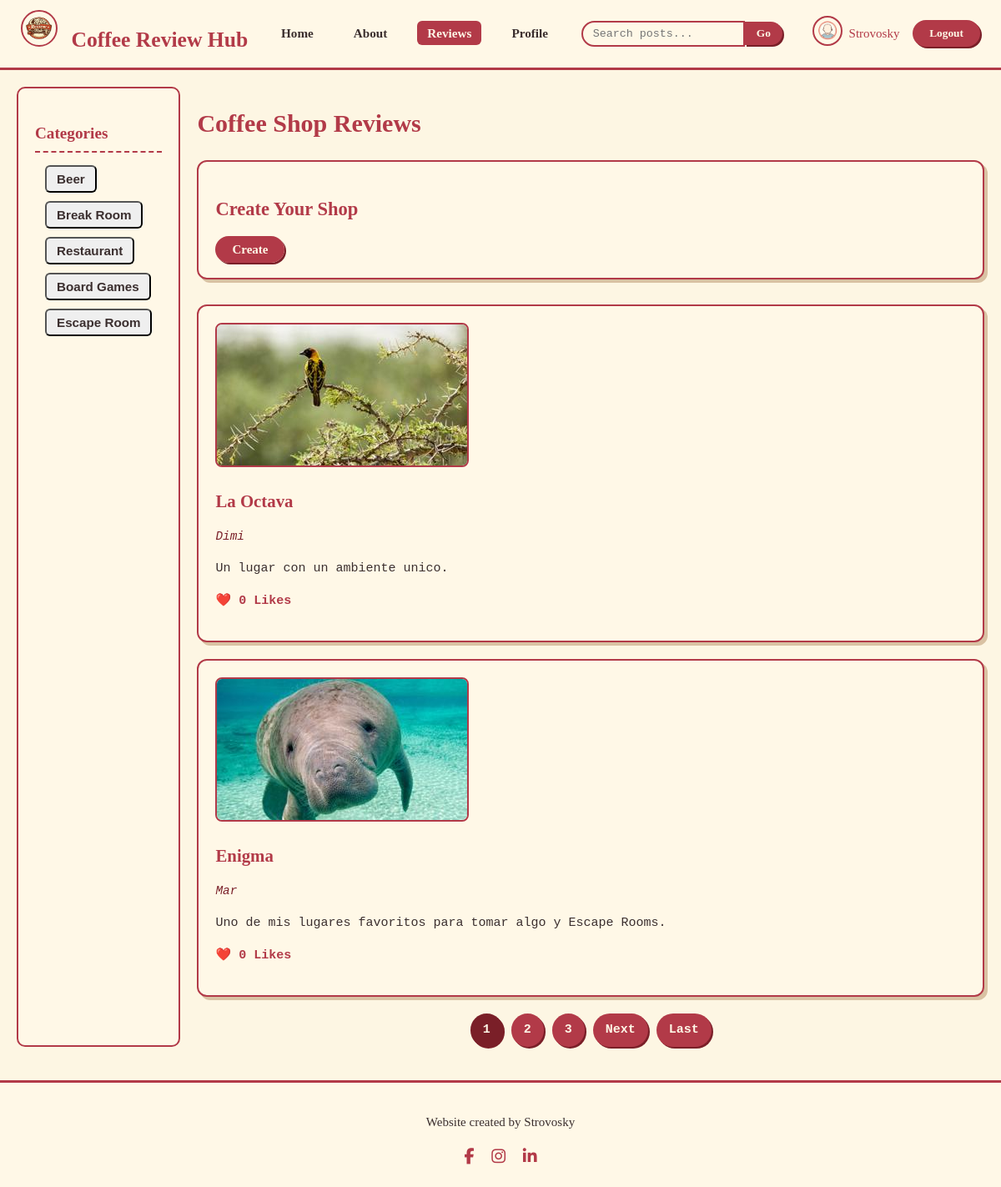
Page /places/ (signed in) on the earlier database version.
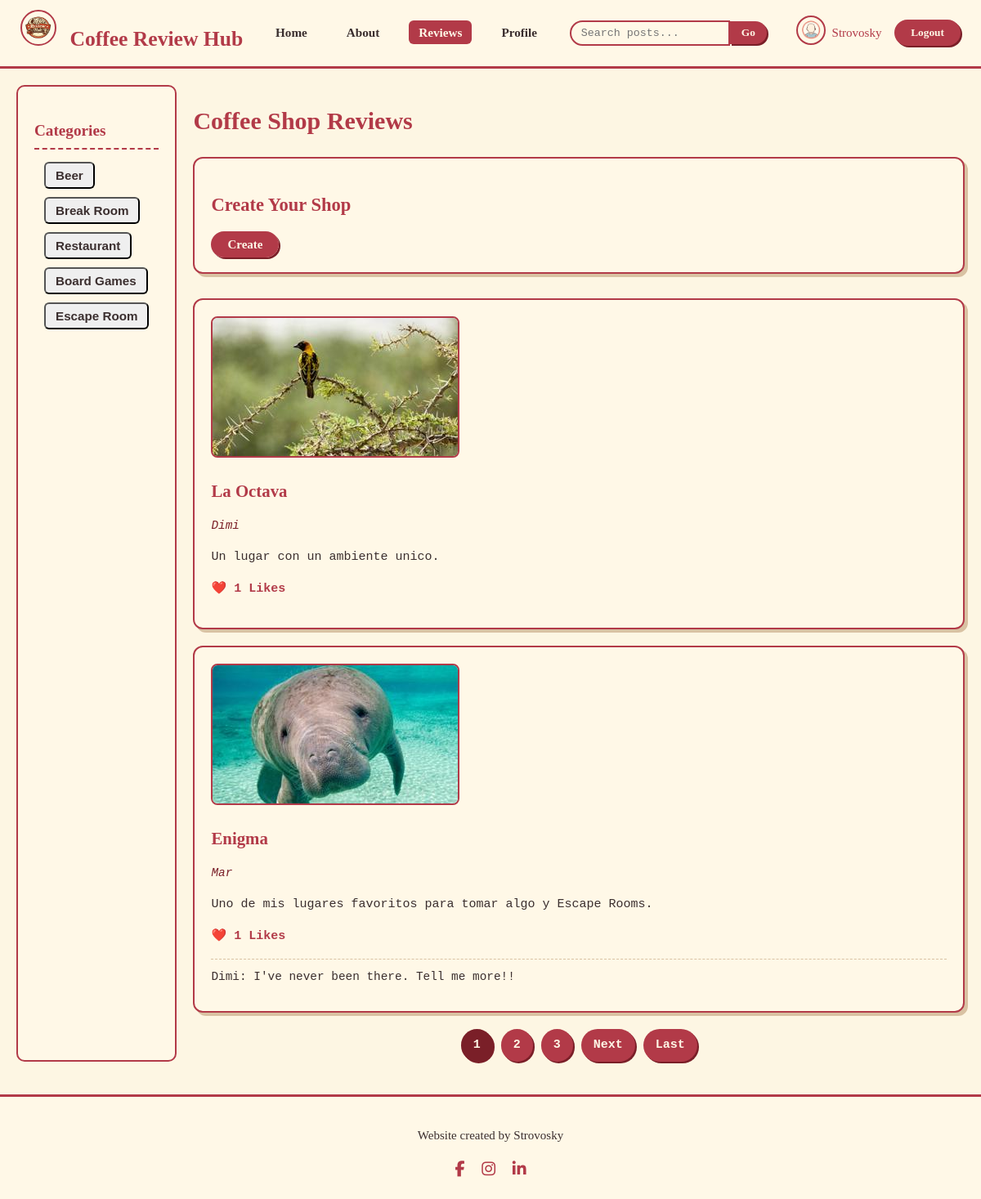
Same page on the later database version.
### blog/models.py (models this page shows, shortened)
class Category(Model):
    name = CharField(verbose_name="Name", max_length=100)
    place = ManyToManyField(to=Place, verbose_name="Place")

class Place(Model):
    user = ForeignKey(to=User, on_delete=SET_NULL, null=True, blank=True)
    name = CharField(verbose_name="Name", max_length=100, unique=True)
    address = CharField(verbose_name="Address", max_length=150, null=True, blank=True)
    phone = IntegerField(verbose_name="Telephone", null=True, blank=True)
    description = TextField(verbose_name="Description", max_length=1000)
    image = ImageField(default="default_place.png", upload_to="place_pics")

class Like(Model):
    place = ForeignKey(to=Place, on_delete=CASCADE, null=True)
    review = ForeignKey(to=Review, on_delete=CASCADE, null=True)
    user = ForeignKey(to=User, on_delete=CASCADE)

class Review(Model):
    user = ForeignKey(to=User, on_delete=SET_NULL, null=True, blank=True)
    place = ForeignKey(to=Place, on_delete=CASCADE)
    description = TextField(verbose_name="Description", max_length=500)

### blog/views.py (the view)
class PlaceListView(LoginRequiredMixin, ListView):
    model = Place
    template_name = "blog/places.html"
    context_object_name = "places"
    ordering = ["-id"]
    paginate_by = 2
    def get_queryset(self):
        qs = super().get_queryset()
        word = self.request.GET.get("search_word")
        category = self.request.GET.get("category_opt")
        if word:
            qs = qs.filter(name__icontains=word)
        if category:
            qs = qs.filter(category__name=category)
        return qs
    def get_context_data(self, **kwargs):
        context = super().get_context_data(**kwargs)
        context["categories"] = Category.objects.all()
        return context

### blog/templates/blog/places.html (shortened to what this page needs)
{% extends 'blog/index.html' %}
{% load crispy_forms_tags %}
{% block navbar_buttons %}
  {% if user.is_authenticated %}
    <ul class="navbar-nav">
      <li><a class="nav-link" href="{% url 'blog_home' %}">Home</a></li>
      <li><a class="nav-link" href="{% url 'blog_about' %}">About</a></li>
      <li><a class="nav-link active" href="{% url 'blog_places' %}">Reviews</a></li>
      <li><a class="nav-link" href="{% url 'profile' user.id %}">Profile</a></li>
    </ul>
  {% else %}
    <ul class="navbar-nav">
      <li><a class="nav-link active" href="{% url 'blog_about' %}">About</a></li>
    </ul>
  {% endif %}
{% endblock navbar_buttons %}
{% block latest_posts %}
  <main class="posts">
    <h1 style="color:#b23a48; font-family:'Georgia',serif;">Coffee Shop Reviews</h1>
    <section style="margin-bottom:30px; background:#fff8e7; padding:20px; border:2px solid #b23a48; border-radius:12px; box-shadow:4px 4px 0px #d9c2a3;">
      <h2 style="color:#b23a48; font-family:'Georgia',serif;">Create Your Shop</h2>
        <a href="{% url 'blog_create_place' %}" class="btn-primary">Create</button></a>
    </section>
    {% for place in places %}
      <div class="post">
        <a href="{% url 'detail' place.id %}">
          <img src="{{place.image.url}}" alt="Coffee Shop">
        </a>
        <a href="{% url 'detail' place.id %}">
          <h2>{{place.name}}</h2>
        </a>
        <a href="{% url 'profile' place.user.id %}"><p class="author">{{place.user.username|title}}</p></a>
        <p>{{place.description}}</p>
        <p class="likes"><a href="{% url 'blog_create_like_place' place.id %}">❤️</a> {{place.like_set.all | length}} Likes</p>
        {% for review in place.review_set.all %}
        <div class="comments">
          <div class="comment">{{review.user.username|title}}: {{review.description}}!</div>
        </div>
        {% endfor %}
      </div>
    {% endfor %}
    {% if is_paginated %}
      <div class="pagination">
        {% if request.GET.search_word %}
          {% if page_obj.has_previous %}
            <a href="?search_word={{request.GET.search_word}}&page=1" class="btn-page">First</a>
            <a href="?search_word={{request.GET.search_word}}&page={{page_obj.previous_page_number}}"class="btn-page">Previous</a>
          {% endif %}
          {% for num in page_obj.paginator.page_range %}
            {% if num == page_obj.number %}
              <span class="btn-page active">{{ num }}</span>
            {% elif num > page_obj.number|add:"-3" and num < page_obj.number|add:3 %}
              <a href="?search_word={{request.GET.search_word}}&page={{num}}" class="btn-page">{{num}}</a>
            {% endif %}
          {% endfor %}
          {% if page_obj.has_next %}
            <a href="?search_word={{request.GET.search_word}}&page={{page_obj.next_page_number}}" class="btn-page">Next</a>
            <a href="?search_word={{request.GET.search_word}}&page={{page_obj.paginator.num_pages}}" class="btn-page">Last</a>
          {% endif %}
        {% else %}
          {% for num in page_obj.paginator.page_range %}
            {% if num == page_obj.number %}
              <span class="btn-page active">{{ num }}</span>
            {% elif num > page_obj.number|add:"-3" and num < page_obj.number|add:3 %}
              <a href="?page={{num}}" class="btn-page">{{num}}</a>
            {% endif %}
          {% endfor %}
          {% if page_obj.has_next %}
            <a href="?page={{page_obj.next_page_number}}" class="btn-page">Next</a>
            <a href="?page={{page_obj.paginator.num_pages}}" class="btn-page">Last</a>
          {% endif %}
        {% endif %}
      </div>
    {% endif %}
  </main>
{% endblock latest_posts %}

### blog/templates/blog/index.html (shortened to what this page needs)
{% load static %}
{% load crispy_forms_tags %}
<!DOCTYPE html>
<html lang="en">
<head>
  <link rel="stylesheet" href="{% static 'blog/style.css' %}">
  <link rel="stylesheet" href="https://cdnjs.cloudflare.com/ajax/libs/font-awesome/6.5.0/css/all.min.css">
</head>
<body>
  <nav class="navbar">
    <div class="navbar-brand">
      <a class="nav-link active" href="{% url 'blog_home' %}">
        <img src="{% static 'blog/img/coffee_logo.png' %}" alt="Logo">
      Coffee Review Hub
      </a>
    </div>
    {% block navbar_buttons %}{% endblock navbar_buttons %}
    {% block search_bar %}
        {% if user.is_authenticated %}
           <form method="get" action="{% url 'blog_places' %}">
            <div class="search-bar">
              <input name="search_word" type="text" placeholder="Search posts...">
              <button type="submit" class="btn-primary" name="search_btn" value="pressed">Go</button>
            </div>
           </form>
        {% endif %}
    {% endblock search_bar %}
    {% block current_user %}
      {% if user.is_authenticated %}
        <div class="nav-user">
          <a href="{% url 'profile' user.id %}"><img src="{{user.profile.image.url}}" class="img-fluid" alt="User"></a>
          <a href="{% url 'profile' user.id %}"><span>{{user.username|title}}</span></a>
        </div>
      {% endif %}
    {% endblock current_user %}
    {% block sign_buttons %}
      {% if user.is_authenticated %}
        <form method="post" action="{% url 'logout' %}">
          <button type="submit" class="btn-primary">Logout</button>
        </form>
      {% else %}
          <a href="{% url 'signin' %}"><button class="btn-primary">Login</button></a>
          <a href="{% url 'register' %}"><button class="btn-primary">Signup</button></a>
      {% endif %}
    {% endblock sign_buttons %}
  </nav>
  <div class="main-layout">
    {% block category_bar %}
      {% if user.is_authenticated %}
        <aside class="sidebar">
          <h3>Categories</h3>
          <form type="get" action="{% url 'blog_places' %}">
            {% for category in categories %}
              <ul class="navbar-nav">
                <li><input name="category_opt" type="submit" class="nav-link" value="{{category.name|title}}"></li>
              </ul>
            {% endfor %}
          </form>
        </aside>
      {% endif %}
    {% endblock category_bar %}
    {% block latest_posts %}{% endblock latest_posts %}
  </div>
  <footer class="footer">
    <p>Website created by Strovosky</p>
    <div class="social-icons">
      <a href="https://www.facebook.com/strovosky/" target="_blank" rel="noopener noreferrer">
        <i class="fab fa-facebook-f"></i>
      </a>
      <a href="https://www.instagram.com/strovosky?igsh=amlnbm41Z3ltdHJ4" target="_blank" rel="noopener noreferrer">
        <i class="fab fa-instagram"></i>
      </a>
      <a href="https://www.linkedin.com/in/strovosky/" target="_blank" rel="noopener noreferrer">
        <i class="fab fa-linkedin-in"></i>
      </a>
    </div>
  </footer>
</body>
</html>

Differences in the rows shown:
computed for Place "La Octava": like_set.all|length "0" → "1"
computed for Place "Enigma": like_set.all|length "0" → "1"
added Review: user.username "Dimi", description "I've never been there. Tell me more!", shown under Place "Enigma"
